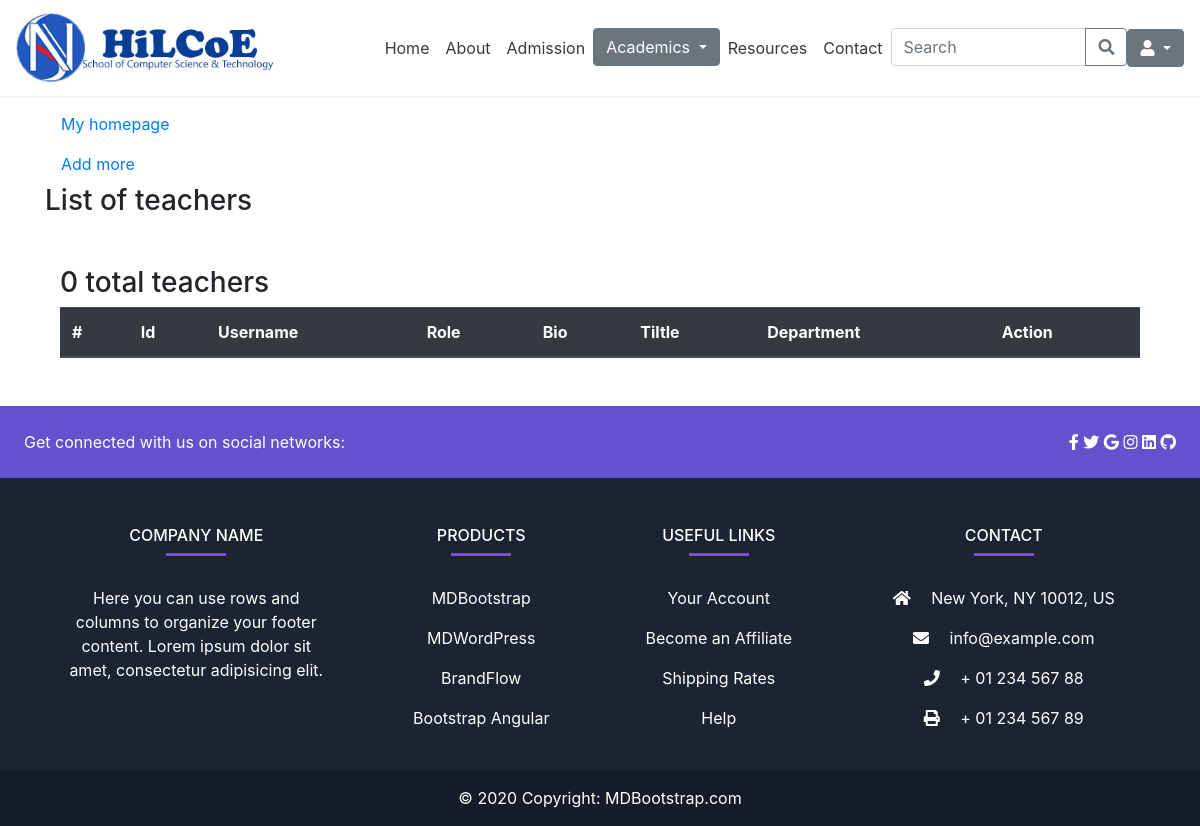
The app's page /admin_app/teacher_list/, older data.
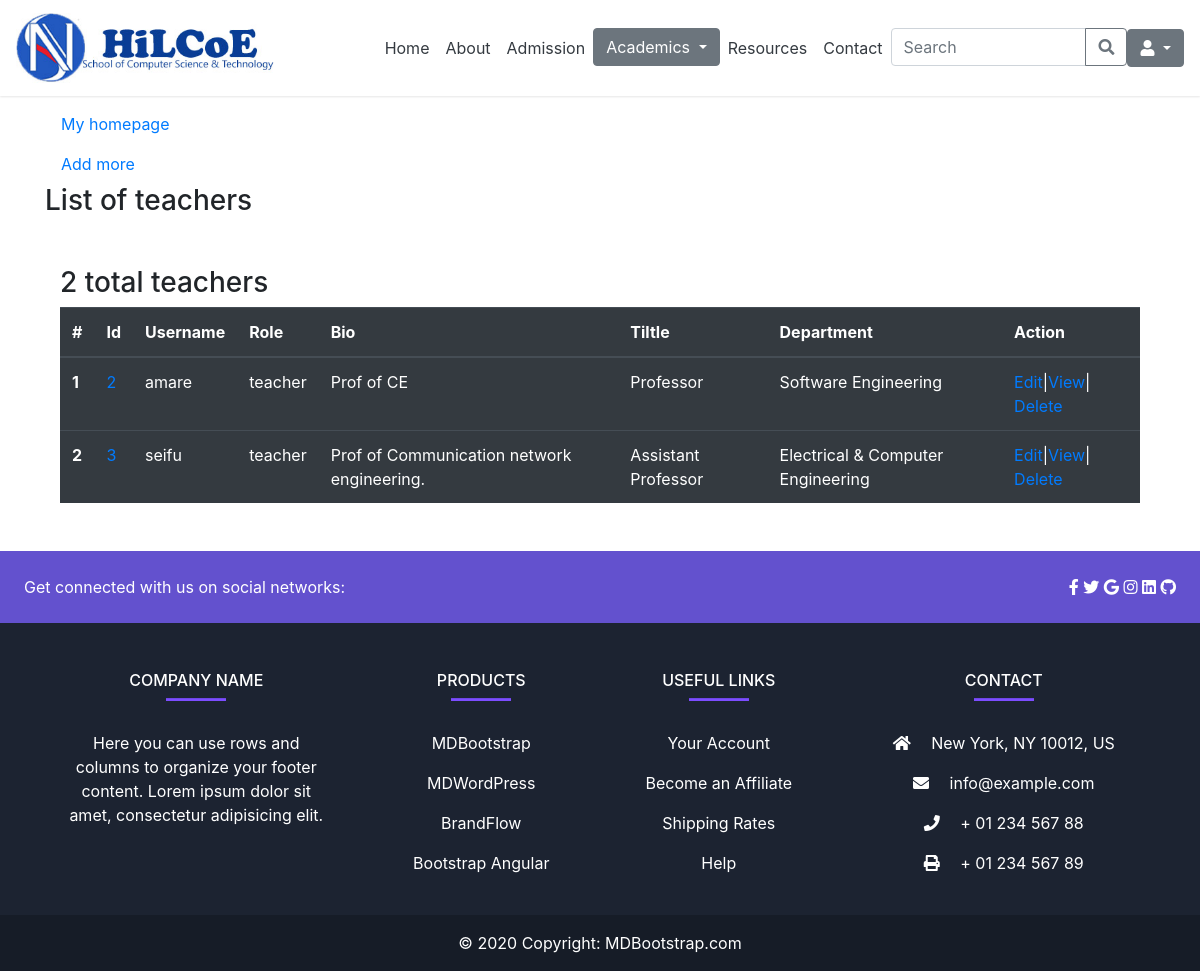
The same page, newer data.
### admin_app/models.py (models this page shows, shortened)
class UserProfile(models.Model):
    user = models.OneToOneField(User, on_delete=models.CASCADE)
    bio = models.TextField(default='Enter your bio briefly')
    role = models.CharField(max_length=20, choices=roles, default='student')
    department = models.ForeignKey(Department, on_delete=models.CASCADE, null=True, blank=True)
    academic_year = models.CharField(max_length=20, choices=year, null=True, blank=True)
    semester = models.CharField(max_length=20, choices=semester, null=True, blank=True)
    title = models.CharField(max_length=20, choices=title_choices, null=True, blank=True)

class Department(models.Model):
  name = models.CharField(max_length=50)
  department_head = models.CharField(max_length=50)
  def __str__(self):
        return self.name

### admin_app/views.py (the view)
# urls.py: path('teacher_list/', views.teacher_list, name='teacher-list'),
def teacher_list(request):
   teachers = UserProfile.objects.filter(role='teacher')
   number_of_teachers = teachers.count()
   context = {
      'teachers': teachers,
      'number_of_teachers': number_of_teachers,
   }
   return render(request, 'admin_app/teacher_list.html', context)

### templates/admin_app/teacher_list.html (shortened to what this page needs)
{% extends 'base.html' %}
{% block content %}
<div class="container my-5">
    <a class="nav-link text-black" href="{% if user.is_superuser or user.is_staff %}
            {% url 'admin-dashboard' %}
            {% else %}
                {% url 'cs-bsc' %}
            {% endif %}">My homepage
    </a>
    <a class="nav-link text-black" href="{% url 'add-teacher' %}"> Add more </a>
    <h3>List of teachers </h3>
    <div class="container my-5">
        <h3>{{ number_of_teachers }} total teachers </h3>
        <table class="table table-dark">
          <thead>
            <tr>
              <th scope="col">#</th>
              <th scope="col">Id</th>
              <th scope="col"> Username </th>
              <th scope="col">Role</th>
              <th scope="col">Bio</th>
              <th scope="col">Tiltle</th>
              <th scope="col">Department</th>
              <th scope="col">Action</th>
            </tr>
          </thead>
          <tbody>
            {% for teacher in teachers %}
            <tr>
              <th scope="row">{{ forloop.counter }}</th>
              <td><a href="{% url 'teacher-detail' teacher_id=teacher.pk %}">{{ teacher.pk }}</a></td>
              <td>{{ teacher.user.username }}</td>
              <td>{{ teacher.role }}</td>
              <td>{{ teacher.bio|truncatechars:50 }}</td>
              <td> {{ teacher.title }} </td>
              <td> {{ teacher.department }} </td>
              <td><a href="{% url 'teacher-edit' teacher_id=teacher.pk %}">Edit</a>|<a href="{% url 'teacher-detail' teacher_id=teacher.pk %}">View</a>|
                <a href="{% url 'teacher-delete' teacher_id=teacher.pk %}">Delete</a></td>
            </tr>
            {% endfor %}
          </tbody>
        </table>
    </div>
    </div>
{% endblock %}

Row changes from the older to the newer data that the page shows:
added UserProfile: pk "2", user.username "amare", role "teacher", bio "Prof of CE", title "Professor", department "Software Engineering"
added UserProfile: pk "3", user.username "seifu", role "teacher", bio "Prof of Communication network engineering.", title "Assistant Professor", department "Electrical & Computer Engineering"
Text that changed along with them:
{{ number_of_teachers }}: "0" → "2"
